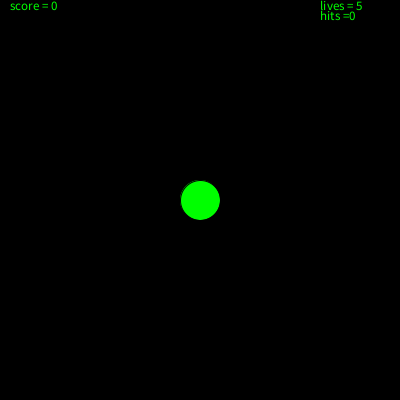
Frame 1 (no input)
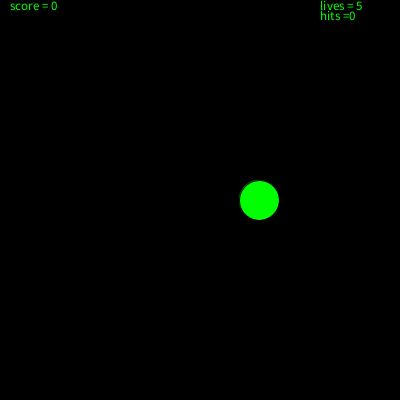
Frame 60 (the mouse pressed at the canvas centre just before this capture)
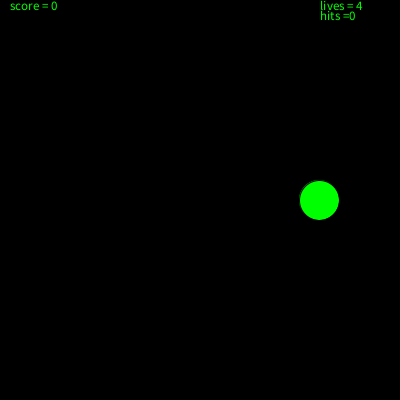
Frame 120 (the mouse held since frame 60 and released just before this capture)

The Processing sketch that drew these frames (run headless with seeded random() and noise(); from frame 60 on, the mouse is pressed at the canvas centre):

// Processing sketch: game1
// ── game1.pde
int xPos;                      //Position of the ball
int speed=1;                   //How fast is it moving?
int xDir=1;                    //what direction is the ball going?
int score=0;                   //Inital score
int lives=5;                   //Number of lives you start with
int hits=0;
boolean lost=false;            //Have you lost yet?

void setup()                   //Runs once when program launches
{
  size (400,400);
  smooth();
  xPos=width/2;                //Centers our ball
  fill(0,255,0);               //Makes the ball and text green
  textSize(13);                //Sets the size of our text
}

void draw()                                      //Loops over and over again
{
  background (0);                                //Black background
  ellipse(xPos, height/2,40,40);                 //Draw the ball
  xPos=xPos+(speed*xDir);                        //update the ball's position 
  if (xPos > width-20 || xPos<20)                //Did the ball hit the side?
  {
    xDir=-xDir;                                  //If it did reverse the direction
  }
  text("score = "+score,10,10);                  //Print the score on the screen
  text("lives = "+lives,width-80,10);            //Print remaining lives
  text("hits ="+hits,width-80,20);
  if (lives<=0)                                  //Check to see if you lost
  {
    textSize(20);
    text("Click to Restart", 125,100);
    noLoop();                                    //Stop looping at the end of the draw function
    lost=true;
    textSize(13);
  }
}

void mousePressed()                              //Runs whenever the mouse is pressed
{
  if (dist(mouseX, mouseY, xPos, 200)<=20)      //Did we hit the target?

  {
    score=score+speed;                           //Increase the score
    speed=speed+1;                               //Increase the speed
    hits=hits+1;
  }
  else                                           //We missed
  {
    if (speed>1)                                 //If speed is greater than 1 decrease the speed
    {
    speed=speed-1;
    }
    lives=lives-1;                               //Take away one life
  }
  if (lost==true)                                //If we lost the game, reset now and start over 

  {
    speed=1;                                     //Reset all variables to initial conditions
    lives=5;
    score=0;
    xPos=width/2;
    xDir=1;
    lost=false;
    loop();                                     //Begin looping draw function again
  }
}
